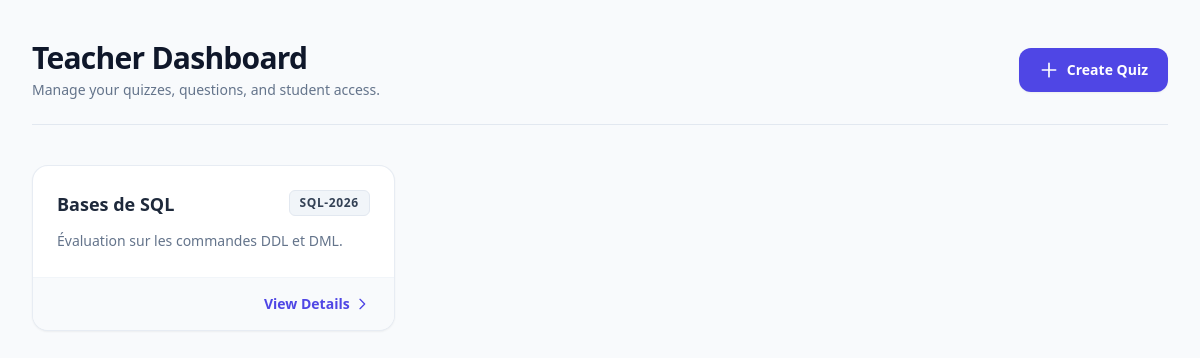
The page / on the database its author committed.
### tables this page shows
CREATE TABLE quizzes (
    id INT PRIMARY KEY AUTO_INCREMENT,
    title VARCHAR(255),
    description TEXT,
    code VARCHAR(20) UNIQUE,
    user_id INT,

    FOREIGN KEY (user_id) REFERENCES users(id)
);

### src/Controllers/TeacherController.php (called while the page is built, shortened)
<?php
require_once __DIR__ . '/../Services/QuizService.php';
class TeacherController
{
    private QuizService $quizService;
    public function __construct()
    {
        $this->quizService = new QuizService();
    }
    public function dashboard()
    {
        $quizzes = $this->quizService->getTeacherQuizzes(1);
        require __DIR__ . '/../Views/dashboard/dashboard.php';
    }
}

### config/database.php (called while the page is built, shortened)
<?php
class Database {
    private $host = "localhost";
    private $dbname = "eduquiz";
    private $username = "root";
    private $password = "";
    public function connect() {
        $this->conn = null;
        try {
            $this->conn = new PDO(
                "mysql:host={$this->host};dbname={$this->dbname};charset=utf8",
                $this->username,
                $this->password
            );
            $this->conn->setAttribute(PDO::ATTR_ERRMODE, PDO::ERRMODE_EXCEPTION);
        } catch(PDOException $e) {
            die("Connection error: " . $e->getMessage());
        }
        return $this->conn;
    }
}
?>

### src/Services/quizService.php (called while the page is built, shortened)
<?php
require_once __DIR__ . '../../Repositories/quizRepo.php';
class QuizService {
    private QuizRepository $repo;
    public function __construct() {
        $this->repo = new QuizRepository();
    }
    public function getTeacherQuizzes($userId) {
        return $this->repo->getByTeacher($userId);
    }
}

### src/Repositories/quizRepo.php (called while the page is built, shortened)
<?php
require_once __DIR__ . '/../../config/Database.php';
class QuizRepository {
    private PDO $conn;
    public function __construct() {
        $this->conn = (new Database())->connect();
    }
    public function getByTeacher($userId) {
        $stmt = $this->conn->prepare("SELECT * FROM quizzes WHERE user_id = ?");
        $stmt->execute([$userId]);
        return $stmt->fetchAll(PDO::FETCH_ASSOC);
    }
}

### src/Views/dashboard/dashboard.php (the view, shortened to what this page needs)
<!DOCTYPE html>
<html lang="en">
<head>
    <script src="https://cdn.tailwindcss.com"></script>
</head>
<body class="bg-[#f8fafc] min-h-screen font-sans antialiased">
<div class="max-w-7xl mx-auto px-4 py-10 sm:px-6 lg:px-8">
    <div class="flex flex-col sm:flex-row justify-between items-start sm:items-center gap-4 pb-6 border-b border-slate-200 mb-10">
        <div>
            <h1 class="text-3xl font-extrabold text-slate-900 tracking-tight">
                Teacher Dashboard
            </h1>
            <p class="text-slate-500 mt-1 text-sm">
                Manage your quizzes, questions, and student access.
            </p>
        </div>
        <a href="index.php?action=createQuiz" class="inline-flex items-center gap-2 bg-indigo-600 hover:bg-indigo-700 text-white font-semibold text-sm px-5 py-3 rounded-xl shadow-sm transition-all duration-200 hover:shadow">
            <svg class="w-5 h-5" fill="none" stroke="currentColor" viewBox="0 0 24 24">
                <path stroke-linecap="round" stroke-linejoin="round" stroke-width="2" d="M12 4v16m8-8H4"/>
            </svg>
            Create Quiz
        </a>
    </div>
    <?php if (!empty($quizzes)): ?>
        <div class="grid grid-cols-1 md:grid-cols-2 lg:grid-cols-3 gap-6">
            <?php foreach ($quizzes as $q): ?>
                <div class="bg-white rounded-2xl border border-slate-200/80 shadow-sm hover:shadow-md transition-all duration-200 flex flex-col justify-between overflow-hidden group">
                    <div class="p-6">
                        <div class="flex justify-between items-start gap-4 mb-3">
                            <h3 class="font-bold text-slate-800 text-lg group-hover:text-indigo-600 transition-colors">
                                <?= htmlspecialchars($q['title']) ?>
                            </h3>
                            <span class="inline-flex items-center px-2.5 py-1 rounded-md text-xs font-bold bg-slate-100 text-slate-700 tracking-wider uppercase border border-slate-200">
                                <?= htmlspecialchars($q['code']) ?>
                            </span>
                        </div>
                        <p class="text-slate-500 text-sm leading-relaxed line-clamp-3">
                            <?= htmlspecialchars($q['description'] ?? 'No description provided for this quiz.') ?>
                        </p>
                    </div>
                    <div class="px-6 py-4 bg-slate-50 border-t border-slate-100 flex justify-end items-center">
                        <a href="index.php?action=listQuestions&quiz_id=<?= $q['id'] ?>" class="inline-flex items-center gap-1 text-sm font-semibold text-indigo-600 hover:text-indigo-800 transition-colors">
                            View Details
                            <svg class="w-4 h-4 transition-transform group-hover:translate-x-0.5" fill="none" stroke="currentColor" viewBox="0 0 24 24">
                                <path stroke-linecap="round" stroke-linejoin="round" stroke-width="2" d="M9 5l7 7-7 7"/>
                            </svg>
                        </a>
                    </div>
                </div>
            <?php endforeach; ?>
        </div>
    <?php endif; ?>
</div>
</body>
</html>

### rows shown on the page
quizzes: title "Bases de SQL", code "SQL-2026", description "Évaluation sur les commandes DDL et DML."
